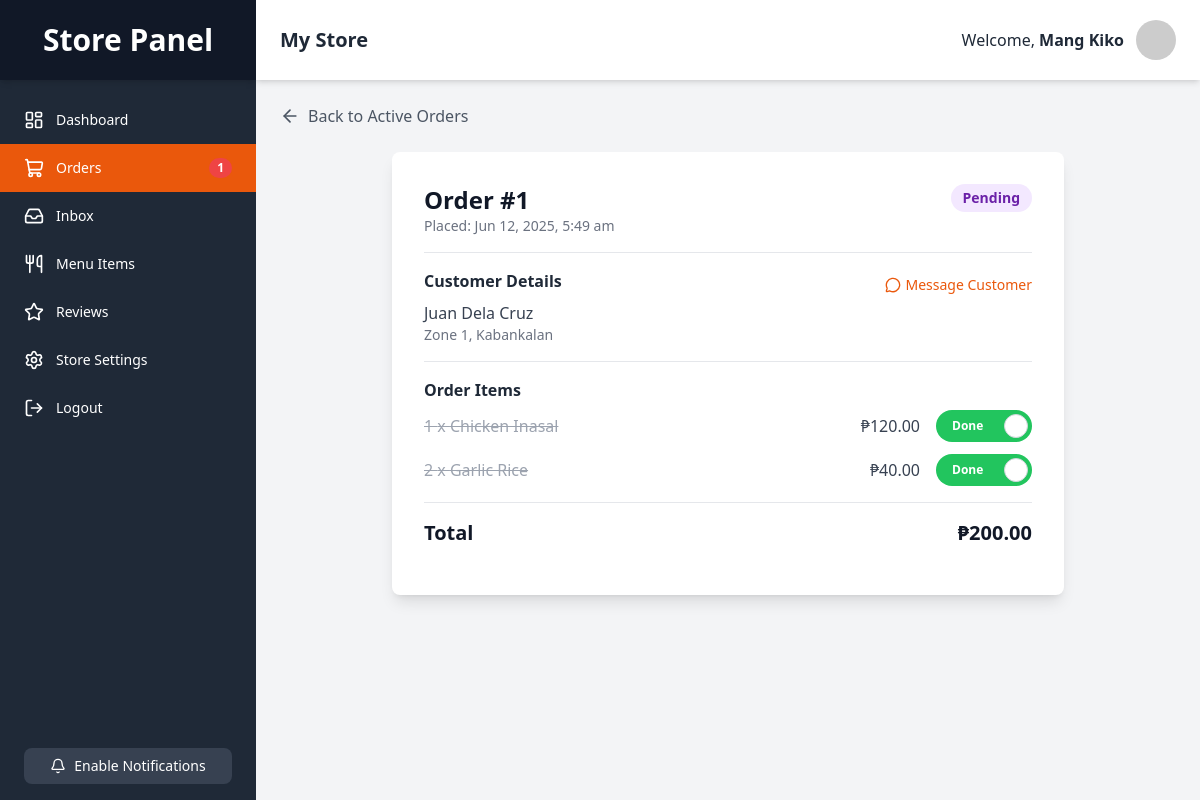
The page /store/view_order.php?id=1 (signed in) on the database its author committed.
### tables this page shows
CREATE TABLE `orders` (
  `id` INT NOT NULL AUTO_INCREMENT,
  `group_order_id` VARCHAR(255) NULL DEFAULT NULL,
  `customer_id` INT NOT NULL,
  `restaurant_id` INT NOT NULL,
  `rider_id` INT DEFAULT NULL,  
  `delivery_address` VARCHAR(255) NOT NULL,
  `total_amount` DECIMAL(10, 2) NOT NULL,
  `status` ENUM('pending', 'preparing', 'out_for_delivery', 'delivered', 'cancelled') NOT NULL DEFAULT 'pending',
  `payment_method` VARCHAR(50) NOT NULL DEFAULT 'cod',
  `delivery_notes` TEXT DEFAULT NULL,
  `order_date` TIMESTAMP NOT NULL DEFAULT CURRENT_TIMESTAMP,
  PRIMARY KEY (`id`),
  FOREIGN KEY (`customer_id`) REFERENCES `users`(`id`) ON DELETE CASCADE,
  FOREIGN KEY (`restaurant_id`) REFERENCES `restaurants`(`id`) ON DELETE CASCADE,
  FOREIGN KEY (`rider_id`) REFERENCES `users`(`id`) ON DELETE SET NULL
);

CREATE TABLE `users` (
  `id` INT NOT NULL AUTO_INCREMENT,
  `full_name` VARCHAR(255) NOT NULL,
  `email` VARCHAR(255) NOT NULL,
  `password` VARCHAR(255) NOT NULL,
  `role` ENUM('customer', 'rider', 'store') NOT NULL,
  `address` VARCHAR(255) DEFAULT NULL,
  `city` VARCHAR(255) DEFAULT NULL,
  `latitude` DECIMAL(10, 8) DEFAULT NULL,
  `longitude` DECIMAL(11, 8) DEFAULT NULL,
  `show_activities` BOOLEAN NOT NULL DEFAULT FALSE,
  `account_type` VARCHAR(50) NOT NULL DEFAULT 'free',
  `created_at` TIMESTAMP NOT NULL DEFAULT CURRENT_TIMESTAMP,
  PRIMARY KEY (`id`),
  UNIQUE INDEX `email_UNIQUE` (`email`)
);

CREATE TABLE `order_items` (
  `id` INT NOT NULL AUTO_INCREMENT,
  `order_id` INT NOT NULL,
  `item_id` INT NOT NULL,
  `quantity` INT NOT NULL DEFAULT 1,
  `price_per_item` DECIMAL(10, 2) NOT NULL,  
  `is_prepared` BOOLEAN NOT NULL DEFAULT FALSE,
  PRIMARY KEY (`id`),
  FOREIGN KEY (`order_id`) REFERENCES `orders`(`id`) ON DELETE CASCADE,
  FOREIGN KEY (`item_id`) REFERENCES `menu_items`(`id`) ON DELETE CASCADE
);

CREATE TABLE `menu_items` (
  `id` INT NOT NULL AUTO_INCREMENT,
  `restaurant_id` INT NOT NULL,
  `name` VARCHAR(255) NOT NULL,
  `description` TEXT DEFAULT NULL,
  `price` DECIMAL(10, 2) NOT NULL,
  `image_url` VARCHAR(255) DEFAULT NULL,
  `category` VARCHAR(100) DEFAULT 'Main Course',  
  `is_available` BOOLEAN NOT NULL DEFAULT TRUE,
  `created_at` TIMESTAMP NOT NULL DEFAULT CURRENT_TIMESTAMP,
  PRIMARY KEY (`id`),
  FOREIGN KEY (`restaurant_id`) REFERENCES `restaurants`(`id`) ON DELETE CASCADE
);

### store/view_order.php (the view, shortened to what this page needs)
<?php
$link = mysqli_connect(DB_HOST, DB_USER, DB_PASS, DB_NAME);
$order_id = trim($_GET['id']);
$store_owner_id = $_SESSION['id'];
$order_details = null;
$order_items = [];
$sql_order = "
    SELECT
        o.id, o.customer_id, o.order_date, o.total_amount, o.status, o.payment_method, o.delivery_address,
        u.full_name as customer_name
    FROM orders o
    JOIN restaurants r ON o.restaurant_id = r.id
    JOIN users u ON o.customer_id = u.id
    WHERE o.id = ? AND r.user_id = ?";
if ($stmt = mysqli_prepare($link, $sql_order)) {
    mysqli_stmt_bind_param($stmt, "ii", $order_id, $store_owner_id);
    mysqli_stmt_execute($stmt);
    $result = mysqli_stmt_get_result($stmt);
    if (mysqli_num_rows($result) == 1) {
        $order_details = mysqli_fetch_assoc($result);
    } else {
        header("location: store/orders.php"); exit;
    }
}
if ($order_details) {
    $sql_items = "SELECT oi.id as order_item_id, oi.quantity, oi.price_per_item, oi.is_prepared, mi.name as item_name FROM order_items oi JOIN menu_items mi ON oi.item_id = mi.id WHERE oi.order_id = ?";
    if($stmt_items = mysqli_prepare($link, $sql_items)) {
        mysqli_stmt_bind_param($stmt_items, "i", $order_id);
        mysqli_stmt_execute($stmt_items);
        $result_items = mysqli_stmt_get_result($stmt_items);
        while($item = mysqli_fetch_assoc($result_items)) {
            $order_items[] = $item;
        }
    }
} else {
    header("location: store/orders.php");
    exit;
}
?>
<!DOCTYPE html>
<html lang="en">
<head>
    <script src="https://cdn.tailwindcss.com"></script>
    <link rel="stylesheet" href="../style.css">
</head>
<body class="bg-gray-100 font-sans">
    <div class="flex h-screen bg-gray-100">
        <?php require_once 'partials/sidebar.php'; ?>
        <div class="flex flex-col flex-1 overflow-y-auto">
            <?php require_once 'partials/header.php'; ?>
            <div class="p-4 md:p-6">
                <a href="orders_active.php" class="flex items-center text-gray-600 hover:text-orange-600 mb-6 font-medium"><i data-lucide="arrow-left" class="w-5 h-5 mr-2"></i>Back to Active Orders</a>
                <div class="max-w-2xl mx-auto bg-white rounded-lg shadow-lg p-6 md:p-8">
                    <div class="flex justify-between items-start border-b pb-4">
                        <div>
                            <h1 class="text-2xl font-bold text-gray-900">Order #<?php echo $order_details['id']; ?></h1>
                            <p class="text-sm text-gray-500">Placed: <?php echo date("M d, Y, g:i a", strtotime($order_details['order_date'])); ?></p>
                        </div>
                        <span id="order-status-badge" class="px-3 py-1 text-sm font-semibold rounded-full <?php echo $order_details['status'] == 'preparing' ? 'bg-blue-100 text-blue-800' : 'bg-purple-100 text-purple-800'; ?>"><?php echo htmlspecialchars(ucfirst(str_replace('_', ' ', $order_details['status']))); ?></span>
                    </div>
                    <div class="py-4 border-b">
                        <div class="flex justify-between items-center">
                             <h2 class="font-semibold text-gray-800 mb-2">Customer Details</h2>
                             <a href="messages.php?order_id=<?php echo $order_details['id']; ?>&receiver_id=<?php echo $order_details['customer_id']; ?>" class="flex items-center text-sm font-medium text-orange-600 hover:underline"><i data-lucide="message-circle" class="w-4 h-4 mr-1"></i>Message Customer</a>
                        </div>
                        <p class="text-gray-700"><?php echo htmlspecialchars($order_details['customer_name']); ?></p>
                        <p class="text-gray-500 text-sm"><?php echo htmlspecialchars($order_details['delivery_address']); ?></p>
                    </div>
                    <div class="py-4">
                        <h2 class="font-semibold text-gray-800 mb-2">Order Items</h2>
                        <div class="space-y-3">
                            <?php foreach($order_items as $item): ?>
                            <div class="flex justify-between items-center text-gray-700">
                                <div class="item-text-container"><span class="<?php if($item['is_prepared']) echo 'line-through text-gray-400'; ?>"><?php echo $item['quantity']; ?> x <?php echo htmlspecialchars($item['item_name']); ?></span></div>
                                <div class="flex items-center space-x-4">
                                     <span>₱<?php echo number_format($item['price_per_item'] * $item['quantity'], 2); ?></span>
                                     <label class="relative inline-flex items-center cursor-pointer"><div class="w-24 h-8 bg-gray-300 rounded-full peer peer-checked:bg-green-500 transition-colors duration-300"></div><div class="absolute top-1 left-1 bg-white border-gray-300 border rounded-full h-6 w-6 transition-transform duration-300 peer-checked:translate-x-16"></div><span class="absolute text-xs font-bold text-white left-4 top-1/2 -translate-y-1/2 opacity-0 peer-checked:opacity-100 transition-opacity">Done</span></label>
                                </div>
                            </div>
                            <?php endforeach; ?>
                        </div>
                         <div class="border-t my-4"></div>
                         <div class="flex justify-between font-bold text-xl text-gray-900"><span>Total</span><span>₱<?php echo number_format($order_details['total_amount'], 2); ?></span></div>
                    </div>
                </div>
            </div>
        </div>
    </div>
</body>
</html>

### style.css (style rules this page uses)
body { font-family: 'Inter', sans-serif; }

### rows shown on the page
orders: id "1", order_date "Jun 12, 2025, 5:49 am", status "Pending", customer.full_name "Juan Dela Cruz", delivery_address "Zone 1, Kabankalan", total_amount "200.00"
order_items: quantity "1", item.name "Chicken Inasal", $item['price_per_item']*$item['quantity'] "120.00"
order_items: quantity "2", item.name "Garlic Rice", $item['price_per_item'] * $item['quantity'] "40.00"

### other values the page prints
$new_order_count "1"
$store_name "My Store"
$_SESSION["name"] "Mang Kiko"
